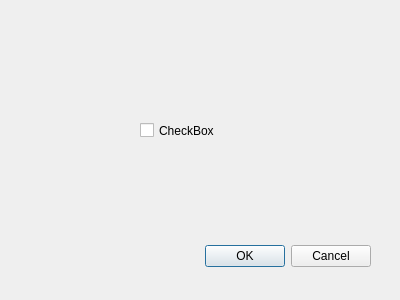
<?xml version="1.0" encoding="UTF-8"?>
<ui version="4.0">
 <class>Dialog</class>
 <widget class="QDialog" name="Dialog">
  <property name="geometry">
   <rect>
    <x>0</x>
    <y>0</y>
    <width>400</width>
    <height>300</height>
   </rect>
  </property>
  <property name="windowTitle">
   <string>Dialog</string>
  </property>
  <widget class="QDialogButtonBox" name="buttonBox">
   <property name="geometry">
    <rect>
     <x>30</x>
     <y>240</y>
     <width>341</width>
     <height>32</height>
    </rect>
   </property>
   <property name="orientation">
    <enum>Qt::Horizontal</enum>
   </property>
   <property name="standardButtons">
    <set>QDialogButtonBox::Cancel|QDialogButtonBox::Ok</set>
   </property>
  </widget>
  <widget class="QCheckBox" name="checkBox">
   <property name="geometry">
    <rect>
     <x>140</x>
     <y>80</y>
     <width>231</width>
     <height>101</height>
    </rect>
   </property>
   <property name="text">
    <string>CheckBox</string>
   </property>
  </widget>
 </widget>
 <resources/>
 <connections>
  <connection>
   <sender>buttonBox</sender>
   <signal>accepted()</signal>
   <receiver>Dialog</receiver>
   <slot>accept()</slot>
   <hints>
    <hint type="sourcelabel">
     <x>248</x>
     <y>254</y>
    </hint>
    <hint type="destinationlabel">
     <x>157</x>
     <y>274</y>
    </hint>
   </hints>
  </connection>
  <connection>
   <sender>buttonBox</sender>
   <signal>rejected()</signal>
   <receiver>Dialog</receiver>
   <slot>reject()</slot>
   <hints>
    <hint type="sourcelabel">
     <x>316</x>
     <y>260</y>
    </hint>
    <hint type="destinationlabel">
     <x>286</x>
     <y>274</y>
    </hint>
   </hints>
  </connection>
 </connections>
</ui>
